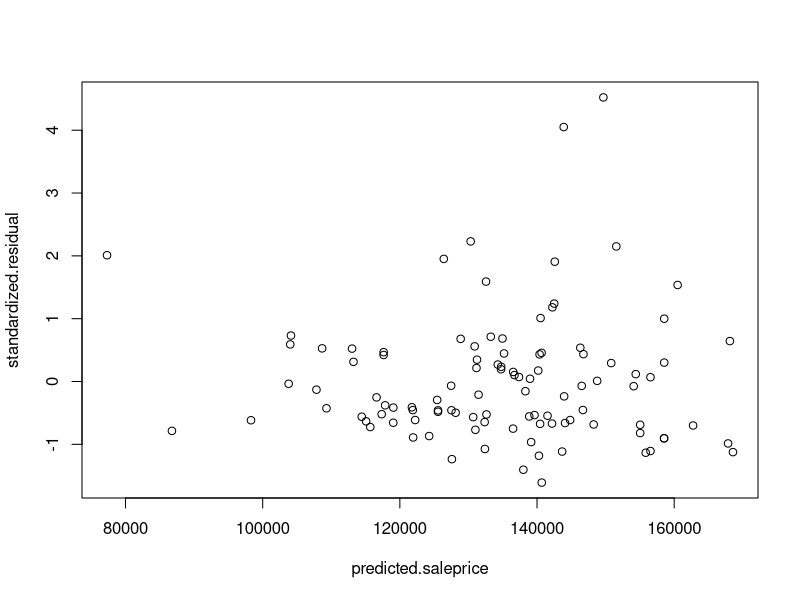
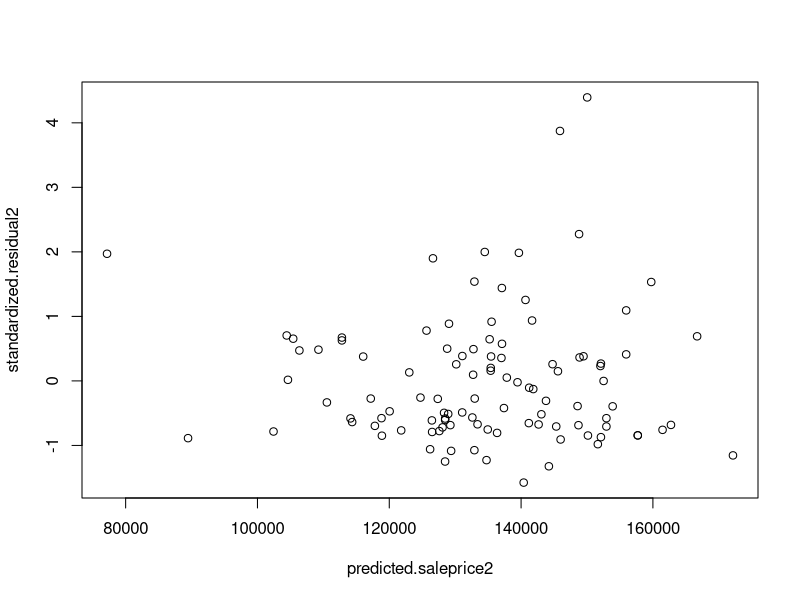

The R source for these figures, in order:
rm(list=ls(all=TRUE))
SBD_data <- read.csv("Springbank Drive Revised.csv", header=TRUE)
colnames(SBD_data)
saleprice <- SBD_data[,"PRICE"]
frontagearea <- SBD_data[,"LFA"]
lanesroad <- SBD_data[,"LANESRD"]
oneandhalf.storey <- SBD_data[,"One.and.a.Half.Storey"]
two.storey <- SBD_data[,"Two.Storey"]
age <- SBD_data[,"AGEYR"]
more.than.three.ame <- SBD_data[,"More.than.Three.Exterior.Amenities"]
only.brick <-  SBD_data[,"Only.Brick"]
carport <- SBD_data[,"Carport"]
one.car <- SBD_data[,"One.Car.Garage"]
two.car <- SBD_data[,"Two.Car.Garage"]
avg.view <- SBD_data[,"Average.View"]
good.view <- SBD_data[,"Good.View"]
centair <- SBD_data[,"CENAIR"]
pool <- SBD_data[,"POOL"]
avg_incond <- SBD_data[,"Average.Interior.Condition"]
good_intcond <- SBD_data[,"Good.Interior.Condition"]
exc_intcond <- SBD_data[,"Excellent.Interior.Condition"]
bsmtarea <- SBD_data[,"BSMTFINAREA"]
trafficcount <- SBD_data[,"TRAFCOUNT"]

cor(cbind(saleprice, frontagearea, trafficcount, bsmtarea))

mod.1 <- lm(saleprice ~ frontagearea + trafficcount + two.storey + avg.view + good.view + good_intcond + exc_intcond + bsmtarea)
summary(mod.1)
standardized.residual = rstandard(mod.1)
predicted.saleprice <- predict(mod.1)

plot(predicted.saleprice,standardized.residual)

traffic_counts <- SBD_data[,"TRAFCOUNT"]

mod.2 <- lm(saleprice ~ frontagearea + lanesroad + two.storey + avg.view + good.view + good_intcond + exc_intcond + bsmtarea )
summary(mod.2)
standardized.residual2 = rstandard(mod.2)
predicted.saleprice2 <- predict(mod.2)

plot(predicted.saleprice2,standardized.residual2)
